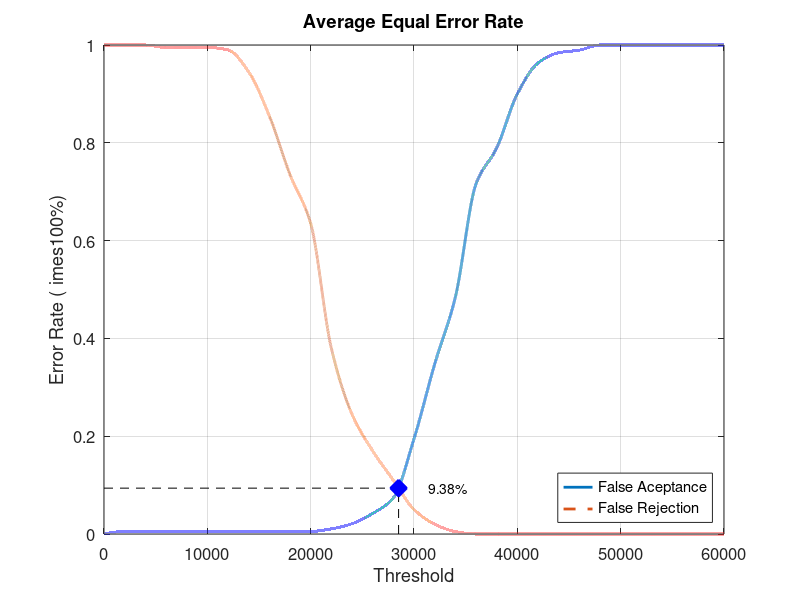
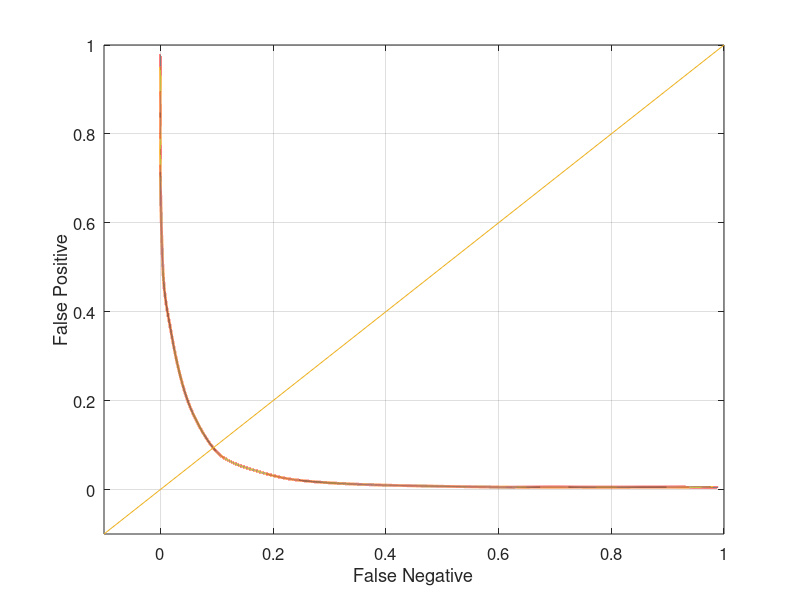

Write MATLAB code to recreate these figures, in order.
close all;
clear;
clc;
x = 0:2000:60000;
xq = 0:0.5:60000;

y0 = [0 0.00526316 0.00526316 0.00526316 0.00526316 0.00526316 0.00526316 0.00526316 0.00526316 0.00526316 0.00526316 0.0105263 0.0210526 0.0421053 0.0736842 0.194737 0.347368 0.484211 0.715789 0.789474 0.9 0.963158 0.984211 0.989474 1 1 1 1 1 1 1]
yy0 = interp1(x, y0, xq, 'pchip');
y1 = [1 1 1 0.995 0.995 0.995 0.99 0.945 0.855 0.735 0.635 0.38 0.245 0.17 0.11 0.05 0.02 0.005 0 0 0 0 0 0 0 0 0 0 0 0 0]
yy1 = interp1(x, y1, xq, 'pchip');

% Calculating EER: 
y2 = abs(y0 - y1);
find(y2 == min(y2))
yy2 = abs(yy0 - yy1);
xEER = find(yy2 == min(yy2));
xEERIndex = xq(xEER) % X-axis EER
yEER = yy0(xEER) % Y-axis EER

main = figure
plot(xq, yy0,'-','LineWidth', 2);	hold on
plot(xq, yy1,'--','LineWidth', 2);	hold on
plot([xEERIndex xEERIndex], [0 yEER], 'k--');	hold on
plot([0 xEERIndex], [yEER yEER], 'k--');	hold on
plot(xEERIndex, yEER, 'bx', 'LineWidth', 10);	hold on
text(xEERIndex + 10 * xEERIndex / 100, yEER, [num2str(round((10000 * yEER)) / 100) '%'])
legend('False Aceptance', 'False Rejection', 'Location', 'SouthEast')
xlabel('Threshold')
ylabel('Error Rate (	imes100%)')
title('Average Equal Error Rate')
set(gca, 'FontSize', 12)
axis([0 60000 0 1])
grid on

print(main, 'Database3_2Main', '-dpng');
FNRxFPR = figure('Color', [1 1 1]);
plot(yy1, yy0, '-', yy1, yy0, 'LineWidth', 2);
hold on
y = -0.1:0.1:1
plot(y, y); 
set(gca, 'FontSize', 12)
xlabel('False Negative')
ylabel('False Positive')
axis([-0.1 1 -0.1 1])
set(gca, 'FontSize', 12)
grid on

print(FNRxFPR, 'Database3_2FNRxFPR','-dpng');
